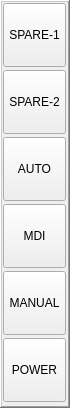
    <widget class="QFrame" name="frame_main_btns_vertical">
     <property name="geometry">
      <rect>
       <x>954</x>
       <y>272</y>
       <width>70</width>
       <height>408</height>
      </rect>
     </property>
     <property name="minimumSize">
      <size>
       <width>70</width>
       <height>408</height>
      </size>
     </property>
     <property name="maximumSize">
      <size>
       <width>70</width>
       <height>408</height>
      </size>
     </property>
     <property name="frameShape">
      <enum>QFrame::WinPanel</enum>
     </property>
     <property name="frameShadow">
      <enum>QFrame::Raised</enum>
     </property>
     <widget class="ActionButton" name="abtn_mainv_power_on">
      <property name="geometry">
       <rect>
        <x>3</x>
        <y>338</y>
        <width>63</width>
        <height>64</height>
       </rect>
      </property>
      <property name="minimumSize">
       <size>
        <width>63</width>
        <height>64</height>
       </size>
      </property>
      <property name="maximumSize">
       <size>
        <width>63</width>
        <height>64</height>
       </size>
      </property>
      <property name="text">
       <string>POWER</string>
      </property>
      <property name="checkable">
       <bool>true</bool>
      </property>
      <property name="autoExclusive">
       <bool>false</bool>
      </property>
      <property name="python_command_option" stdset="0">
       <bool>false</bool>
      </property>
      <property name="false_state_string" stdset="0">
       <string/>
      </property>
      <property name="true_python_cmd_string" stdset="0">
       <string/>
      </property>
      <property name="false_python_cmd_string" stdset="0">
       <string/>
      </property>
      <property name="machine_on_action" stdset="0">
       <bool>true</bool>
      </property>
      <property name="command_text_string" stdset="0">
       <string/>
      </property>
     </widget>
     <widget class="ActionButton" name="abtn_mainv_mode_manual">
      <property name="geometry">
       <rect>
        <x>3</x>
        <y>271</y>
        <width>63</width>
        <height>64</height>
       </rect>
      </property>
      <property name="minimumSize">
       <size>
        <width>63</width>
        <height>64</height>
       </size>
      </property>
      <property name="maximumSize">
       <size>
        <width>63</width>
        <height>64</height>
       </size>
      </property>
      <property name="text">
       <string>MANUAL</string>
      </property>
      <property name="checkable">
       <bool>true</bool>
      </property>
      <property name="autoExclusive">
       <bool>true</bool>
      </property>
      <property name="python_command_option" stdset="0">
       <bool>true</bool>
      </property>
      <property name="true_python_cmd_string" stdset="0">
       <string>INSTANCE.stackedWidget_4.setCurrentIndex(0)</string>
      </property>
      <property name="false_python_cmd_string" stdset="0">
       <string/>
      </property>
      <property name="manual_action" stdset="0">
       <bool>true</bool>
      </property>
     </widget>
     <widget class="ActionButton" name="abtn_mainv_mode_mdi">
      <property name="geometry">
       <rect>
        <x>3</x>
        <y>204</y>
        <width>63</width>
        <height>64</height>
       </rect>
      </property>
      <property name="minimumSize">
       <size>
        <width>63</width>
        <height>64</height>
       </size>
      </property>
      <property name="maximumSize">
       <size>
        <width>63</width>
        <height>64</height>
       </size>
      </property>
      <property name="text">
       <string>MDI</string>
      </property>
      <property name="checkable">
       <bool>true</bool>
      </property>
      <property name="autoExclusive">
       <bool>true</bool>
      </property>
      <property name="python_command_option" stdset="0">
       <bool>true</bool>
      </property>
      <property name="true_state_string" stdset="0">
       <string/>
      </property>
      <property name="true_python_cmd_string" stdset="0">
       <string>INSTANCE.stackedWidget_4.setCurrentIndex(1)</string>
      </property>
      <property name="false_python_cmd_string" stdset="0">
       <string/>
      </property>
      <property name="mdi_action" stdset="0">
       <bool>true</bool>
      </property>
     </widget>
     <widget class="ActionButton" name="abtn_mainv_mode_auto">
      <property name="geometry">
       <rect>
        <x>3</x>
        <y>137</y>
        <width>63</width>
        <height>64</height>
       </rect>
      </property>
      <property name="minimumSize">
       <size>
        <width>63</width>
        <height>64</height>
       </size>
      </property>
      <property name="maximumSize">
       <size>
        <width>63</width>
        <height>64</height>
       </size>
      </property>
      <property name="text">
       <string>AUTO</string>
      </property>
      <property name="checkable">
       <bool>true</bool>
      </property>
      <property name="autoExclusive">
       <bool>true</bool>
      </property>
      <property name="python_command_option" stdset="0">
       <bool>true</bool>
      </property>
      <property name="true_python_cmd_string" stdset="0">
       <string>INSTANCE.stackedWidget_4.setCurrentIndex(2)</string>
      </property>
      <property name="false_python_cmd_string" stdset="0">
       <string/>
      </property>
      <property name="auto_action" stdset="0">
       <bool>true</bool>
      </property>
     </widget>
     <widget class="PushButton" name="pbtn_mainv_spare_2">
      <property name="geometry">
       <rect>
        <x>3</x>
        <y>70</y>
        <width>63</width>
        <height>64</height>
       </rect>
      </property>
      <property name="text">
       <string>SPARE-2</string>
      </property>
      <property name="checkable">
       <bool>true</bool>
      </property>
     </widget>
     <widget class="PushButton" name="pbtn_mainv_spare_1">
      <property name="geometry">
       <rect>
        <x>3</x>
        <y>3</y>
        <width>63</width>
        <height>64</height>
       </rect>
      </property>
      <property name="text">
       <string>SPARE-1</string>
      </property>
      <property name="checkable">
       <bool>true</bool>
      </property>
     </widget>
    </widget>
